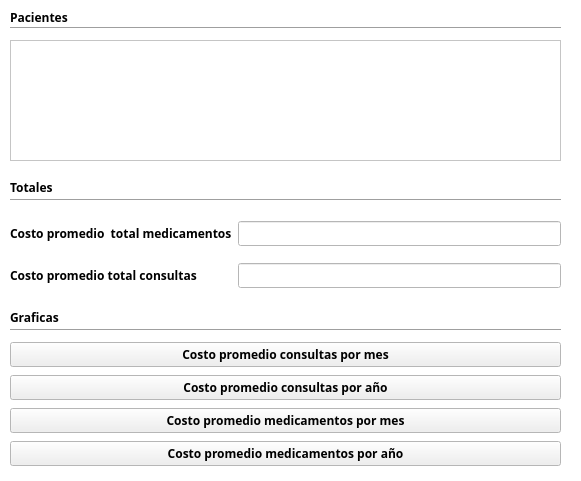
<?xml version="1.0" encoding="UTF-8"?>
<ui version="4.0">
 <class>WidgetCostoPromedioPaciente</class>
 <widget class="QWidget" name="WidgetCostoPromedioPaciente">
  <property name="geometry">
   <rect>
    <x>0</x>
    <y>0</y>
    <width>581</width>
    <height>481</height>
   </rect>
  </property>
  <property name="palette">
   <palette>
    <active>
     <colorrole role="Base">
      <brush brushstyle="SolidPattern">
       <color alpha="255">
        <red>255</red>
        <green>255</green>
        <blue>255</blue>
       </color>
      </brush>
     </colorrole>
     <colorrole role="Window">
      <brush brushstyle="SolidPattern">
       <color alpha="255">
        <red>255</red>
        <green>255</green>
        <blue>255</blue>
       </color>
      </brush>
     </colorrole>
    </active>
    <inactive>
     <colorrole role="Base">
      <brush brushstyle="SolidPattern">
       <color alpha="255">
        <red>255</red>
        <green>255</green>
        <blue>255</blue>
       </color>
      </brush>
     </colorrole>
     <colorrole role="Window">
      <brush brushstyle="SolidPattern">
       <color alpha="255">
        <red>255</red>
        <green>255</green>
        <blue>255</blue>
       </color>
      </brush>
     </colorrole>
    </inactive>
    <disabled>
     <colorrole role="Base">
      <brush brushstyle="SolidPattern">
       <color alpha="255">
        <red>255</red>
        <green>255</green>
        <blue>255</blue>
       </color>
      </brush>
     </colorrole>
     <colorrole role="Window">
      <brush brushstyle="SolidPattern">
       <color alpha="255">
        <red>255</red>
        <green>255</green>
        <blue>255</blue>
       </color>
      </brush>
     </colorrole>
    </disabled>
   </palette>
  </property>
  <property name="font">
   <font>
    <family>Ubuntu Condensed</family>
    <weight>75</weight>
    <bold>true</bold>
   </font>
  </property>
  <property name="cursor">
   <cursorShape>PointingHandCursor</cursorShape>
  </property>
  <property name="windowTitle">
   <string>Form</string>
  </property>
  <property name="autoFillBackground">
   <bool>true</bool>
  </property>
  <widget class="QLabel" name="labelMedicos">
   <property name="geometry">
    <rect>
     <x>10</x>
     <y>10</y>
     <width>58</width>
     <height>15</height>
    </rect>
   </property>
   <property name="text">
    <string>Pacientes</string>
   </property>
  </widget>
  <widget class="Line" name="lineTotales">
   <property name="geometry">
    <rect>
     <x>10</x>
     <y>190</y>
     <width>551</width>
     <height>21</height>
    </rect>
   </property>
   <property name="orientation">
    <enum>Qt::Horizontal</enum>
   </property>
  </widget>
  <widget class="QWidget" name="layoutWidget_2">
   <property name="geometry">
    <rect>
     <x>10</x>
     <y>210</y>
     <width>551</width>
     <height>89</height>
    </rect>
   </property>
   <layout class="QGridLayout" name="gridLayout">
    <item row="1" column="1">
     <widget class="QLineEdit" name="lineEditCostoPromedioTotalConsultas">
      <property name="font">
       <font>
        <weight>50</weight>
        <bold>false</bold>
       </font>
      </property>
      <property name="readOnly">
       <bool>true</bool>
      </property>
     </widget>
    </item>
    <item row="1" column="0">
     <widget class="QLabel" name="labelCostoPromedioTotalConsultas">
      <property name="text">
       <string>Costo promedio total consultas</string>
      </property>
     </widget>
    </item>
    <item row="0" column="0">
     <widget class="QLabel" name="labelCostoPromedioTotalMedicamentos">
      <property name="text">
       <string>Costo promedio  total medicamentos</string>
      </property>
     </widget>
    </item>
    <item row="0" column="1">
     <widget class="QLineEdit" name="lineEditCostoPromedioTotalMedicamentos">
      <property name="font">
       <font>
        <weight>50</weight>
        <bold>false</bold>
       </font>
      </property>
      <property name="readOnly">
       <bool>true</bool>
      </property>
     </widget>
    </item>
   </layout>
  </widget>
  <widget class="QListWidget" name="listWidgetMedicos">
   <property name="geometry">
    <rect>
     <x>10</x>
     <y>40</y>
     <width>551</width>
     <height>121</height>
    </rect>
   </property>
   <property name="font">
    <font>
     <weight>50</weight>
     <bold>false</bold>
    </font>
   </property>
  </widget>
  <widget class="Line" name="lineMedicos">
   <property name="geometry">
    <rect>
     <x>10</x>
     <y>20</y>
     <width>551</width>
     <height>16</height>
    </rect>
   </property>
   <property name="orientation">
    <enum>Qt::Horizontal</enum>
   </property>
  </widget>
  <widget class="QLabel" name="labelTotales">
   <property name="geometry">
    <rect>
     <x>10</x>
     <y>180</y>
     <width>58</width>
     <height>15</height>
    </rect>
   </property>
   <property name="text">
    <string>Totales</string>
   </property>
  </widget>
  <widget class="Line" name="lineGraficas">
   <property name="geometry">
    <rect>
     <x>10</x>
     <y>320</y>
     <width>551</width>
     <height>21</height>
    </rect>
   </property>
   <property name="orientation">
    <enum>Qt::Horizontal</enum>
   </property>
  </widget>
  <widget class="QLabel" name="labelGraficas">
   <property name="geometry">
    <rect>
     <x>10</x>
     <y>310</y>
     <width>58</width>
     <height>15</height>
    </rect>
   </property>
   <property name="text">
    <string>Graficas</string>
   </property>
  </widget>
  <widget class="QWidget" name="layoutWidget">
   <property name="geometry">
    <rect>
     <x>10</x>
     <y>340</y>
     <width>551</width>
     <height>128</height>
    </rect>
   </property>
   <layout class="QGridLayout" name="gridLayout_2">
    <item row="0" column="0">
     <widget class="QPushButton" name="pushButtonCostoPromedioConsultasPorMes">
      <property name="text">
       <string>Costo promedio consultas por mes</string>
      </property>
     </widget>
    </item>
    <item row="1" column="0">
     <widget class="QPushButton" name="pushButtonCostoPromedioConsultasPorAnio">
      <property name="text">
       <string>Costo promedio consultas por año</string>
      </property>
     </widget>
    </item>
    <item row="2" column="0">
     <widget class="QPushButton" name="pushButtonCostoPromedioMedicamentosPorMes">
      <property name="text">
       <string>Costo promedio medicamentos por mes</string>
      </property>
     </widget>
    </item>
    <item row="3" column="0">
     <widget class="QPushButton" name="pushButtonCostoPromedioMedicamentosPorAnio">
      <property name="text">
       <string>Costo promedio medicamentos por año</string>
      </property>
     </widget>
    </item>
   </layout>
  </widget>
 </widget>
 <resources/>
 <connections/>
</ui>
